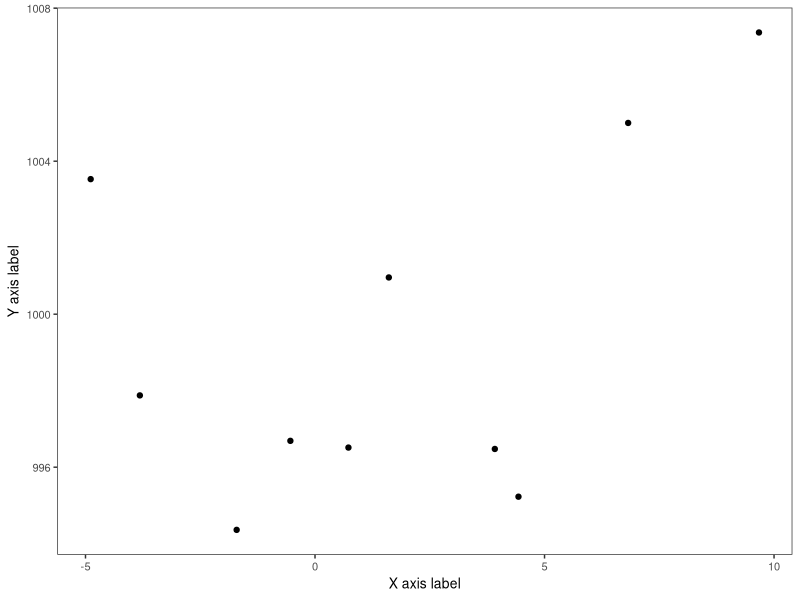
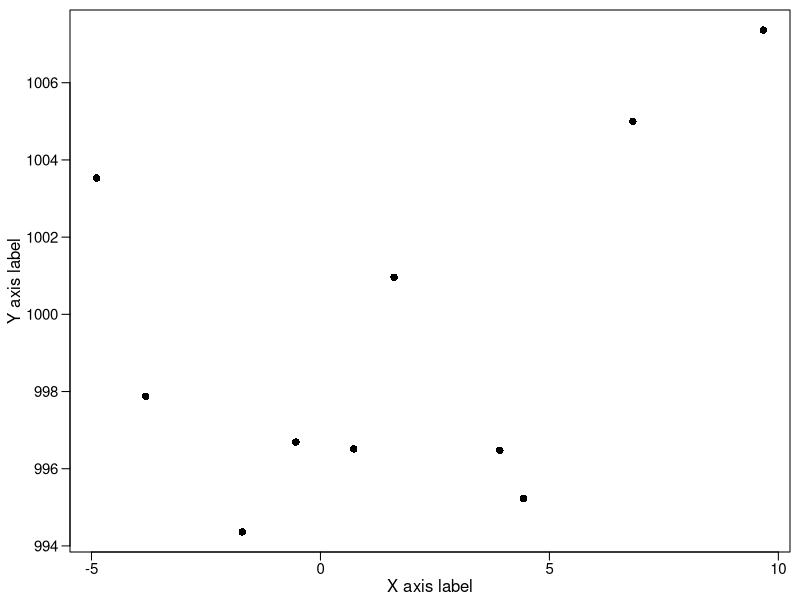
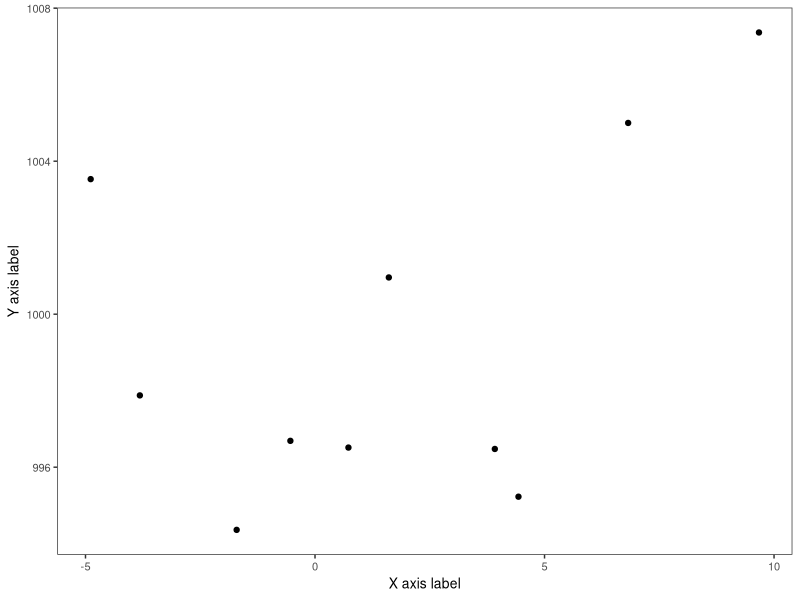

R code for these plots, in order:
library(ggplot2)
x = rnorm(n = 10,mean = 1,sd = 5)
y = rnorm(n = 10, mean = 1000, sd= 5)

####PlosOne figure dimensions
####Text width = 5.2 inches
####Page width = 7.5 inches
####Max height = 8.75 inches (no space below for caption)
####proposed narrow width = 3.5 inches


#___________BASE___________#
tiff(filename = "base_plot.tiff",
     width = 3.5,
     height = 2,
     units = "in",res = 300,
     pointsize = 10,
     family="sans")

#Change mfrow for multi-panel plots but don't change margins
par(mfrow = c(1,1),
    oma = c(0,0,0,0),
    mar=c(2.4,3.5,.5,.5))

plot(x,y,xlab="",ylab="",xaxt="n",yaxt="n",pch=16)
## add axis ticks
axis(1, label = FALSE, tck = -0.015)
axis(2, label = FALSE, tck = -0.015)
## add the labels
axis(1, line = -0.7, lwd = 0, cex.axis = 0.9)
axis(2, line = -.4, lwd = 0, cex.axis = 0.9, las=1)
mtext(side=1,"X axis label", line=1.2)
#adjust the line value to move the y axis label in and out
#based on how many digits are in the y ticks
mtext(side=2, "Y axis label", line = 2.3)
dev.off()

#____________ggplot_____________#
ggplot() + geom_point(aes(x=x,y=y)) +
  theme_bw() +
  theme(panel.grid.major = element_blank(), panel.grid.minor = element_blank()) +
  theme(text=element_text(size=10,  family="sans")) +
  xlab("X axis label") + ylab("Y axis label")

ggsave("ggplot.tiff",device = "tiff",width = 3.5,height = 2,dpi = 300,units = "in")
